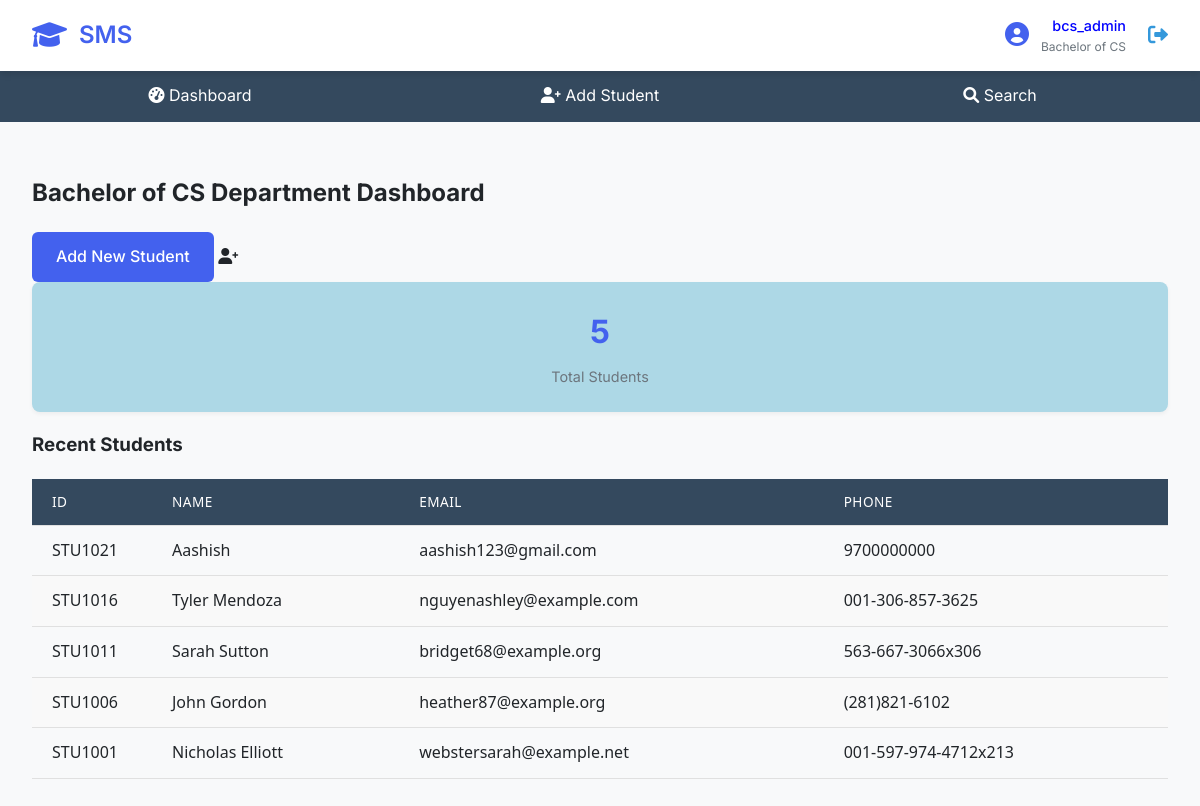
Screenshot of /dashboard/ (signed in) with the database file from the repository.
### students/models.py (models this page shows, shortened)
class DepartmentAdmin(AbstractUser):
    DEPARTMENTS = [
        ('BIT', 'Bachelor of IT'),
        ('BCS', 'Bachelor of CS'),
        ('BCA', 'Bachelor of CA'),
        ('CSIT', 'Bachelor of IT'),
        ('BHM', 'Bachelor of HM'),
    ]
    department = models.CharField(max_length=10, choices=DEPARTMENTS)

class Student(models.Model):
    student_id = models.CharField(max_length=20, unique=True)
    name = models.CharField(max_length=100)
    department = models.CharField(max_length=10, choices=DepartmentAdmin.DEPARTMENTS)
    address = models.TextField()
    email = models.EmailField()
    phone = models.CharField(max_length=15)
    created_by = models.ForeignKey(DepartmentAdmin, on_delete=models.CASCADE)

### students/views.py (the view)
# urls.py: path('dashboard/', views.dashboard, name='dashboard'),
@login_required
def dashboard(request):
    students = Student.objects.filter(
        department=request.user.department
    ).order_by('-id')[:5]  # Just get the 5 most recent
    return render(request, 'students/dashboard.html', {
        'students': students,
        'department': request.user.get_department_display(),
        'total_count': students.count()  # Simple count without time filtering
    })

### students/templates/students/dashboard.html (shortened to what this page needs)
{% extends "students/base.html" %}
{% block content %}
<div class="dashboard">
    <h2>{{ department }} Department Dashboard</h2>
    <div class="actions">
        <a href="{% url 'add_student' %}" class="btn-add">Add New Student</a>
        <i class="fas fa-user-plus"></i>
    </div>
    <div class="stats">
        <div class="stat-card">
            <h3>{{ students.count }}</h3>
            <p>Total Students</p>
        </div>
    </div>
    <h3>Recent Students</h3>
    {% if students %}
    <table>
        <thead>
            <tr>
                <th>ID</th>
                <th>Name</th>
                <th>Email</th>
                <th>Phone</th>
            </tr>
        </thead>
        <tbody>
            {% for student in students %}
            <tr>
                <td>{{ student.student_id }}</td>
                <td>{{ student.name }}</td>
                <td>{{ student.email }}</td>
                <td>{{ student.phone }}</td>
            </tr>
            {% endfor %}
        </tbody>
    </table>
    {% else %}
    <p>No students found in your department.</p>
    {% endif %}
</div>
{% endblock %}

### students/templates/students/base.html (shortened to what this page needs)
<!DOCTYPE html>
<html lang="en">
<head>
    <link rel="stylesheet" href="/static/css/style.css">
    <link rel="stylesheet" href="https://cdnjs.cloudflare.com/ajax/libs/font-awesome/6.0.0/css/all.min.css">
</head>
<body>
    <div class="app-container">
        <header class="app-header">
            <div class="header-content">
                <div class="logo">
                    <i class="fas fa-graduation-cap"></i>
                    <h1>SMS</h1>
                </div>
                {% if user.is_authenticated %}
                <div class="user-info">
                    <div class="user-avatar">
                        <i class="fas fa-user-circle"></i>
                    </div>
                    <div class="user-details">
                        <span class="username">{{ user.username }}</span>
                        <span class="department">{{ user.get_department_display }}</span>
                    </div>
                    <a href="{% url 'logout' %}" class="logout-btn">
                        <i class="fas fa-sign-out-alt"></i>
                    </a>
                </div>
                {% endif %}
            </div>
        </header>
        {% if user.is_authenticated %}
        <nav class="app-nav">
            <ul>
                <li>
                    <a href="{% url 'dashboard' %}" class="nav-link">
                        <i class="fas fa-tachometer-alt"></i>
                        <span>Dashboard</span>
                    </a>
                </li>
                <li>
                    <a href="{% url 'add_student' %}" class="nav-link">
                        <i class="fas fa-user-plus"></i>
                        <span>Add Student</span>
                    </a>
                </li>
                <li>
                    <a href="{% url 'search' %}" class="nav-link">
                        <i class="fas fa-search"></i>
                        <span>Search</span>
                    </a>
                </li>
            </ul>
        </nav>
        {% endif %}
        <main class="app-main">
            {% block content %}{% endblock %}
        </main>
    </div>
</body>
</html>

### static/css/style.css (style rules this page uses)
:root { --primary: #4361ee; --primary-dark: #3a56d4; --secondary: #3f37c9; --accent: #4895ef; --danger: #f72585; --success: #4cc9f0; --warning: #f8961e; --light: #f8f9fa; --dark: #212529; --gray: #6c757d; --white: #ffffff; --shadow-sm: 0 1px 2px rgba(0,0,0,0.1); --shadow-md: 0 4px 6px rgba(0,0,0,0.1); --shadow-lg: 0 10px 15px rgba(0,0,0,0.1); --radius-sm: 4px; --radius-md: 8px; --radius-lg: 12px; --transition: all 0.3s ease; }
body { font-family: 'Inter', sans-serif; margin: 0; padding: 0; line-height: 1.6; color: var(--dark); background-color: var(--light); }
.app-header { background: var(--white); box-shadow: var(--shadow-md); position: sticky; top: 0; z-index: 100; display: flex; justify-content: space-between; align-items: center; padding: 0 2rem; }
.header-content { display: flex; justify-content: space-between; align-items: center; width: 100%; max-width: 1400px; margin: 0 auto; }
.logo { display: flex; align-items: center; gap: 0.75rem; color: var(--primary); }
.logo i { font-size: 1.75rem; }
.logo h1 { font-size: 1.5rem; font-weight: 600; }
.user-info { display: flex; align-items: center; gap: 0.75rem; }
.user-avatar { font-size: 1.5rem; color: var(--primary); }
.user-details { display: flex; flex-direction: column; align-items: flex-end; }
.username { font-weight: 500; font-size: 0.9rem; }
.department { font-size: 0.75rem; color: var(--gray); }
.logout-btn { color: var(--gray); font-size: 1.25rem; transition: var(--transition); margin-left: 1rem; }
nav { background: #34495e; padding: 0; }
nav ul { display: flex; list-style: none; margin: 0; padding: 0; }
nav li { flex: 1; }
nav a { color: white; text-decoration: none; display: block; padding: 0.8rem 1rem; text-align: center; transition: background-color 0.3s ease; }
.user-info { font-size: 0.9rem; color: blue; margin-left: auto; display: flex; align-items: center; }
.user-info a { color: #3498db; text-decoration: none; margin-left: 10px; }
table { width: 100%; border-collapse: collapse; font-family: 'Segoe UI', Tahoma, Geneva, Verdana, sans-serif; }
th, td { padding: 0.75rem 1.25rem; text-align: left; border-bottom: 1px solid #e0e0e0; }
th { background: #34495e; color: white; position: sticky; top: 0; font-weight: 500; text-transform: uppercase; font-size: 0.85rem; letter-spacing: 0.5px; }
tr:nth-child(even) { background: #f9f9f9; }
th:nth-child(1), td:nth-child(1) { width: 80px; }
.dashboard { padding: 2rem; max-width: 1200px; margin: 0 auto; }
.btn-add { background: #4361ee; color: white; padding: 0.75rem 1.5rem; border: none; border-radius: 6px; font-weight: 500; text-decoration: none; display: inline-flex; align-items: center; gap: 0.5rem; transition: all 0.3s ease; }
.stat-card { background: lightblue; border-radius: 8px; padding: 1.5rem; box-shadow: 0 2px 4px rgba(0,0,0,0.05); text-align: center; min-width: 180px; }
.stat-card h3 { margin: 0; font-size: 2rem; color: #4361ee; }
.stat-card p { margin: 0.5rem 0 0; color: #6c757d; font-size: 0.9rem; }

### rows the page displays
DepartmentAdmin: username "bcs_admin", department "Bachelor of CS"
Student: student_id "STU1021", name "Aashish", email "aashish123@gmail.com", phone "9700000000"
Student: student_id "STU1016", name "Tyler Mendoza", email "nguyenashley@example.com", phone "001-306-857-3625"
Student: student_id "STU1011", name "Sarah Sutton", email "bridget68@example.org", phone "563-667-3066x306"
Student: student_id "STU1006", name "John Gordon", email "heather87@example.org", phone "(281)821-6102"
Student: student_id "STU1001", name "Nicholas Elliott", email "webstersarah@example.net", phone "001-597-974-4712x213"

### other values shown
{{ department }} "Bachelor of CS"
{{ students.count }} "5"
